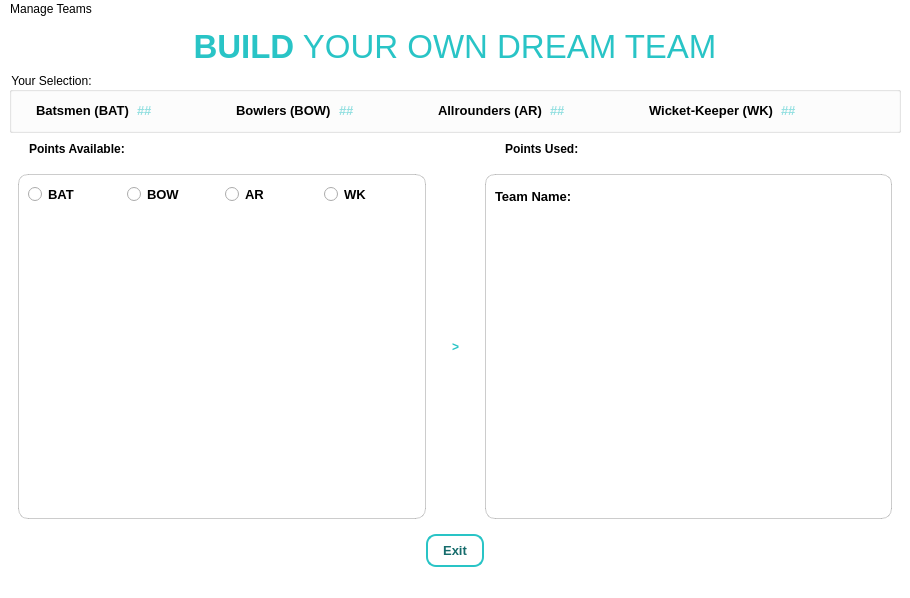
<?xml version="1.0" encoding="UTF-8"?>
<ui version="4.0">
 <class>MainWindow</class>
 <widget class="QMainWindow" name="MainWindow">
  <property name="geometry">
   <rect>
    <x>0</x>
    <y>0</y>
    <width>910</width>
    <height>598</height>
   </rect>
  </property>
  <property name="maximumSize">
   <size>
    <width>16777215</width>
    <height>16777215</height>
   </size>
  </property>
  <property name="font">
   <font>
    <family>Segoe UI</family>
   </font>
  </property>
  <property name="windowTitle">
   <string>Fantasy Cricket</string>
  </property>
  <property name="styleSheet">
   <string notr="true">QWidget {
background-color: white;
}

QMenu:Selected {
	background-color: rgb(52,73,94);
    border-top: none;
    border-left:none;
    border-bottom:none;
    border-left:3px solid  rgb(44,205,112);
}</string>
  </property>
  <widget class="QWidget" name="centralwidget">
   <property name="sizePolicy">
    <sizepolicy hsizetype="Preferred" vsizetype="Preferred">
     <horstretch>0</horstretch>
     <verstretch>0</verstretch>
    </sizepolicy>
   </property>
   <layout class="QGridLayout" name="gridLayout">
    <item row="3" column="0">
     <layout class="QHBoxLayout" name="horizontalLayout_15">
      <item>
       <spacer name="horizontalSpacer_6">
        <property name="orientation">
         <enum>Qt::Horizontal</enum>
        </property>
        <property name="sizeType">
         <enum>QSizePolicy::Fixed</enum>
        </property>
        <property name="sizeHint" stdset="0">
         <size>
          <width>20</width>
          <height>20</height>
         </size>
        </property>
       </spacer>
      </item>
      <item>
       <widget class="QLabel" name="lbl_pts_avl">
        <property name="font">
         <font>
          <family>Segoe UI</family>
          <pointsize>9</pointsize>
          <weight>75</weight>
          <bold>true</bold>
         </font>
        </property>
        <property name="text">
         <string>Points Available:</string>
        </property>
       </widget>
      </item>
      <item>
       <widget class="QLineEdit" name="ln_pts_avl">
        <property name="sizePolicy">
         <sizepolicy hsizetype="Expanding" vsizetype="Minimum">
          <horstretch>0</horstretch>
          <verstretch>0</verstretch>
         </sizepolicy>
        </property>
        <property name="font">
         <font>
          <family>Segoe UI</family>
          <pointsize>9</pointsize>
          <weight>75</weight>
          <bold>true</bold>
         </font>
        </property>
        <property name="styleSheet">
         <string notr="true">QLineEdit {
	Border-style: none;
	color:rgb(41, 196, 198);
}</string>
        </property>
        <property name="readOnly">
         <bool>true</bool>
        </property>
       </widget>
      </item>
      <item>
       <spacer name="horizontalSpacer_5">
        <property name="orientation">
         <enum>Qt::Horizontal</enum>
        </property>
        <property name="sizeType">
         <enum>QSizePolicy::Fixed</enum>
        </property>
        <property name="sizeHint" stdset="0">
         <size>
          <width>52</width>
          <height>20</height>
         </size>
        </property>
       </spacer>
      </item>
      <item>
       <widget class="QLabel" name="lbl_pts_used">
        <property name="font">
         <font>
          <family>Segoe UI</family>
          <pointsize>9</pointsize>
          <weight>75</weight>
          <bold>true</bold>
         </font>
        </property>
        <property name="text">
         <string>Points Used:</string>
        </property>
       </widget>
      </item>
      <item>
       <widget class="QLineEdit" name="ln_pts_used">
        <property name="sizePolicy">
         <sizepolicy hsizetype="Expanding" vsizetype="Minimum">
          <horstretch>0</horstretch>
          <verstretch>0</verstretch>
         </sizepolicy>
        </property>
        <property name="font">
         <font>
          <family>Segoe UI</family>
          <pointsize>9</pointsize>
          <weight>75</weight>
          <bold>true</bold>
         </font>
        </property>
        <property name="styleSheet">
         <string notr="true">QLineEdit {
	Border-style: none;
	color:rgb(41, 196, 198);
}</string>
        </property>
        <property name="readOnly">
         <bool>false</bool>
        </property>
       </widget>
      </item>
     </layout>
    </item>
    <item row="7" column="0">
     <layout class="QHBoxLayout" name="horizontalLayout_16">
      <item>
       <widget class="QPushButton" name="btn_exit">
        <property name="sizePolicy">
         <sizepolicy hsizetype="Fixed" vsizetype="Fixed">
          <horstretch>0</horstretch>
          <verstretch>0</verstretch>
         </sizepolicy>
        </property>
        <property name="font">
         <font>
          <family>Segoe UI</family>
          <pointsize>10</pointsize>
          <weight>75</weight>
          <bold>true</bold>
         </font>
        </property>
        <property name="styleSheet">
         <string notr="true">QPushButton{
	Color: rgb(22, 108, 108);
	padding: 7px;
	Border:2px solid rgb(41, 196, 198);
	border-radius:10px;
    width: 40%;
}

QPushButton:hover {
	background-color: rgb(46, 223, 223);
	color: rgb(255, 255, 255);
}
</string>
        </property>
        <property name="text">
         <string>Exit</string>
        </property>
       </widget>
      </item>
     </layout>
    </item>
    <item row="0" column="0">
     <widget class="QLabel" name="lbl_heading">
      <property name="sizePolicy">
       <sizepolicy hsizetype="Preferred" vsizetype="Maximum">
        <horstretch>0</horstretch>
        <verstretch>0</verstretch>
       </sizepolicy>
      </property>
      <property name="font">
       <font>
        <family>Segoe UI</family>
        <pointsize>25</pointsize>
       </font>
      </property>
      <property name="styleSheet">
       <string notr="true">QLabel {
	color: rgb(41, 196, 198);
}</string>
      </property>
      <property name="text">
       <string>&lt;strong&gt;BUILD&lt;/strong&gt; YOUR OWN DREAM TEAM</string>
      </property>
      <property name="alignment">
       <set>Qt::AlignCenter</set>
      </property>
     </widget>
    </item>
    <item row="1" column="0">
     <widget class="QGroupBox" name="horizontalGroupBox">
      <property name="sizePolicy">
       <sizepolicy hsizetype="Preferred" vsizetype="Fixed">
        <horstretch>0</horstretch>
        <verstretch>0</verstretch>
       </sizepolicy>
      </property>
      <property name="font">
       <font>
        <family>Segoe UI</family>
        <pointsize>9</pointsize>
       </font>
      </property>
      <property name="styleSheet">
       <string notr="true"/>
      </property>
      <property name="title">
       <string>Your Selection:</string>
      </property>
      <property name="alignment">
       <set>Qt::AlignLeading|Qt::AlignLeft|Qt::AlignVCenter</set>
      </property>
      <layout class="QHBoxLayout" name="horizontalLayout">
       <item>
        <spacer name="horizontalSpacer_3">
         <property name="orientation">
          <enum>Qt::Horizontal</enum>
         </property>
         <property name="sizeType">
          <enum>QSizePolicy::Fixed</enum>
         </property>
         <property name="sizeHint" stdset="0">
          <size>
           <width>15</width>
           <height>20</height>
          </size>
         </property>
        </spacer>
       </item>
       <item>
        <widget class="QLabel" name="lbl_bat">
         <property name="sizePolicy">
          <sizepolicy hsizetype="Preferred" vsizetype="Fixed">
           <horstretch>0</horstretch>
           <verstretch>0</verstretch>
          </sizepolicy>
         </property>
         <property name="font">
          <font>
           <family>Segoe UI</family>
           <pointsize>10</pointsize>
           <weight>75</weight>
           <bold>true</bold>
          </font>
         </property>
         <property name="styleSheet">
          <string notr="true">background-color: rgba(255, 255, 255, 0)</string>
         </property>
         <property name="text">
          <string>Batsmen (BAT)</string>
         </property>
        </widget>
       </item>
       <item>
        <widget class="QLineEdit" name="ln_bat">
         <property name="font">
          <font>
           <family>Segoe UI</family>
           <pointsize>10</pointsize>
           <weight>75</weight>
           <bold>true</bold>
          </font>
         </property>
         <property name="styleSheet">
          <string notr="true">QLineEdit {
	background-color: rgba(255, 255, 255, 0);
	color: rgb(41, 196, 198);
	border-style: none;
}</string>
         </property>
         <property name="readOnly">
          <bool>true</bool>
         </property>
         <property name="placeholderText">
          <string>##</string>
         </property>
        </widget>
       </item>
       <item>
        <widget class="QLabel" name="lbl_bwl">
         <property name="sizePolicy">
          <sizepolicy hsizetype="Preferred" vsizetype="Fixed">
           <horstretch>0</horstretch>
           <verstretch>0</verstretch>
          </sizepolicy>
         </property>
         <property name="font">
          <font>
           <family>Segoe UI</family>
           <pointsize>10</pointsize>
           <weight>75</weight>
           <bold>true</bold>
          </font>
         </property>
         <property name="styleSheet">
          <string notr="true">background-color: rgba(255, 255, 255, 0)</string>
         </property>
         <property name="text">
          <string>Bowlers (BOW)</string>
         </property>
        </widget>
       </item>
       <item>
        <widget class="QLineEdit" name="ln_bwl">
         <property name="font">
          <font>
           <family>Segoe UI</family>
           <pointsize>10</pointsize>
           <weight>75</weight>
           <bold>true</bold>
          </font>
         </property>
         <property name="styleSheet">
          <string notr="true">QLineEdit {
background-color: rgba(255, 255, 255, 0);
	color: rgb(41, 196, 198);
	border-style: none;
}</string>
         </property>
         <property name="readOnly">
          <bool>true</bool>
         </property>
         <property name="placeholderText">
          <string>##</string>
         </property>
        </widget>
       </item>
       <item>
        <widget class="QLabel" name="lbl_ar">
         <property name="sizePolicy">
          <sizepolicy hsizetype="Preferred" vsizetype="Fixed">
           <horstretch>0</horstretch>
           <verstretch>0</verstretch>
          </sizepolicy>
         </property>
         <property name="font">
          <font>
           <family>Segoe UI</family>
           <pointsize>10</pointsize>
           <weight>75</weight>
           <bold>true</bold>
          </font>
         </property>
         <property name="styleSheet">
          <string notr="true">background-color: rgba(255, 255, 255, 0)</string>
         </property>
         <property name="text">
          <string>Allrounders (AR)</string>
         </property>
        </widget>
       </item>
       <item>
        <widget class="QLineEdit" name="ln_ar">
         <property name="font">
          <font>
           <family>Segoe UI</family>
           <pointsize>10</pointsize>
           <weight>75</weight>
           <bold>true</bold>
          </font>
         </property>
         <property name="styleSheet">
          <string notr="true">QLineEdit {
	background-color: rgba(255, 255, 255, 0);
	color: rgb(41, 196, 198);
	border-style: none;
}</string>
         </property>
         <property name="readOnly">
          <bool>true</bool>
         </property>
         <property name="placeholderText">
          <string>##</string>
         </property>
        </widget>
       </item>
       <item>
        <widget class="QLabel" name="l4">
         <property name="sizePolicy">
          <sizepolicy hsizetype="Minimum" vsizetype="Fixed">
           <horstretch>0</horstretch>
           <verstretch>0</verstretch>
          </sizepolicy>
         </property>
         <property name="font">
          <font>
           <family>Segoe UI</family>
           <pointsize>10</pointsize>
           <weight>75</weight>
           <bold>true</bold>
          </font>
         </property>
         <property name="styleSheet">
          <string notr="true">background-color: rgba(255, 255, 255, 0)</string>
         </property>
         <property name="text">
          <string>Wicket-Keeper (WK)</string>
         </property>
        </widget>
       </item>
       <item>
        <widget class="QLineEdit" name="ln_wk">
         <property name="font">
          <font>
           <family>Segoe UI</family>
           <pointsize>10</pointsize>
           <weight>75</weight>
           <bold>true</bold>
          </font>
         </property>
         <property name="styleSheet">
          <string notr="true">QLineEdit {
background-color: rgba(255, 255, 255, 0);
	color: rgb(41, 196, 198);
	border-style: none;
}</string>
         </property>
         <property name="readOnly">
          <bool>true</bool>
         </property>
         <property name="placeholderText">
          <string>##</string>
         </property>
        </widget>
       </item>
       <item>
        <spacer name="horizontalSpacer_4">
         <property name="orientation">
          <enum>Qt::Horizontal</enum>
         </property>
         <property name="sizeType">
          <enum>QSizePolicy::Fixed</enum>
         </property>
         <property name="sizeHint" stdset="0">
          <size>
           <width>15</width>
           <height>20</height>
          </size>
         </property>
        </spacer>
       </item>
      </layout>
     </widget>
    </item>
    <item row="4" column="0">
     <widget class="QWidget" name="horizontalWidget_2" native="true">
      <property name="sizePolicy">
       <sizepolicy hsizetype="Preferred" vsizetype="Preferred">
        <horstretch>0</horstretch>
        <verstretch>0</verstretch>
       </sizepolicy>
      </property>
      <layout class="QHBoxLayout" name="horizontalLayout_2">
       <item>
        <widget class="QFrame" name="frame_left">
         <property name="styleSheet">
          <string notr="true">QFrame {
	border: 1px solid rgba(70, 70, 70, 70);
	border-radius: 10px;
}</string>
         </property>
         <property name="frameShape">
          <enum>QFrame::StyledPanel</enum>
         </property>
         <property name="frameShadow">
          <enum>QFrame::Raised</enum>
         </property>
         <layout class="QVBoxLayout" name="verticalLayout">
          <item>
           <layout class="QHBoxLayout" name="horizontalLayout_3">
            <item>
             <widget class="QRadioButton" name="rb_bat">
              <property name="font">
               <font>
                <family>Segoe UI</family>
                <pointsize>10</pointsize>
                <weight>75</weight>
                <bold>true</bold>
               </font>
              </property>
              <property name="styleSheet">
               <string notr="true"/>
              </property>
              <property name="text">
               <string>BAT</string>
              </property>
             </widget>
            </item>
            <item>
             <widget class="QRadioButton" name="rb_bow">
              <property name="font">
               <font>
                <family>Segoe UI</family>
                <pointsize>10</pointsize>
                <weight>75</weight>
                <bold>true</bold>
               </font>
              </property>
              <property name="text">
               <string>BOW</string>
              </property>
             </widget>
            </item>
            <item>
             <widget class="QRadioButton" name="rb_ar">
              <property name="font">
               <font>
                <family>Segoe UI</family>
                <pointsize>10</pointsize>
                <weight>75</weight>
                <bold>true</bold>
               </font>
              </property>
              <property name="text">
               <string>AR</string>
              </property>
             </widget>
            </item>
            <item>
             <widget class="QRadioButton" name="rb_wk">
              <property name="font">
               <font>
                <family>Segoe UI</family>
                <pointsize>10</pointsize>
                <weight>75</weight>
                <bold>true</bold>
               </font>
              </property>
              <property name="text">
               <string>WK</string>
              </property>
             </widget>
            </item>
           </layout>
          </item>
          <item>
           <widget class="QListWidget" name="lst_select">
            <property name="sizePolicy">
             <sizepolicy hsizetype="Minimum" vsizetype="Expanding">
              <horstretch>0</horstretch>
              <verstretch>0</verstretch>
             </sizepolicy>
            </property>
            <property name="font">
             <font>
              <pointsize>12</pointsize>
              <weight>50</weight>
              <italic>false</italic>
              <bold>false</bold>
             </font>
            </property>
            <property name="styleSheet">
             <string notr="true">QListWidget {
	border-style: none;
}
</string>
            </property>
           </widget>
          </item>
         </layout>
        </widget>
       </item>
       <item>
        <spacer name="horizontalSpacer">
         <property name="orientation">
          <enum>Qt::Horizontal</enum>
         </property>
         <property name="sizeType">
          <enum>QSizePolicy::Fixed</enum>
         </property>
         <property name="sizeHint" stdset="0">
          <size>
           <width>20</width>
           <height>20</height>
          </size>
         </property>
        </spacer>
       </item>
       <item>
        <widget class="QLabel" name="lbl_arrow">
         <property name="sizePolicy">
          <sizepolicy hsizetype="Fixed" vsizetype="Preferred">
           <horstretch>0</horstretch>
           <verstretch>0</verstretch>
          </sizepolicy>
         </property>
         <property name="font">
          <font>
           <pointsize>9</pointsize>
           <weight>75</weight>
           <bold>true</bold>
          </font>
         </property>
         <property name="styleSheet">
          <string notr="true">color: rgb(41, 196, 198)</string>
         </property>
         <property name="text">
          <string>&gt;</string>
         </property>
         <property name="alignment">
          <set>Qt::AlignCenter</set>
         </property>
        </widget>
       </item>
       <item>
        <spacer name="horizontalSpacer_2">
         <property name="orientation">
          <enum>Qt::Horizontal</enum>
         </property>
         <property name="sizeType">
          <enum>QSizePolicy::Fixed</enum>
         </property>
         <property name="sizeHint" stdset="0">
          <size>
           <width>20</width>
           <height>20</height>
          </size>
         </property>
        </spacer>
       </item>
       <item>
        <widget class="QFrame" name="frame_2">
         <property name="sizePolicy">
          <sizepolicy hsizetype="Preferred" vsizetype="Preferred">
           <horstretch>0</horstretch>
           <verstretch>0</verstretch>
          </sizepolicy>
         </property>
         <property name="styleSheet">
          <string notr="true">QFrame {
	border: 1px solid rgba(70, 70, 70, 70);
	border-radius: 10px;
}</string>
         </property>
         <property name="frameShape">
          <enum>QFrame::StyledPanel</enum>
         </property>
         <property name="frameShadow">
          <enum>QFrame::Raised</enum>
         </property>
         <layout class="QVBoxLayout" name="verticalLayout_3">
          <item>
           <layout class="QHBoxLayout" name="horizontalLayout_14" stretch="0,0">
            <property name="spacing">
             <number>0</number>
            </property>
            <property name="sizeConstraint">
             <enum>QLayout::SetDefaultConstraint</enum>
            </property>
            <property name="topMargin">
             <number>4</number>
            </property>
            <property name="bottomMargin">
             <number>5</number>
            </property>
            <item>
             <widget class="QLabel" name="lbl_team_name">
              <property name="sizePolicy">
               <sizepolicy hsizetype="Fixed" vsizetype="Ignored">
                <horstretch>0</horstretch>
                <verstretch>0</verstretch>
               </sizepolicy>
              </property>
              <property name="sizeIncrement">
               <size>
                <width>0</width>
                <height>0</height>
               </size>
              </property>
              <property name="font">
               <font>
                <family>Segoe UI</family>
                <pointsize>10</pointsize>
                <weight>75</weight>
                <bold>true</bold>
               </font>
              </property>
              <property name="styleSheet">
               <string notr="true">QLabel {
	border-style: none;
}</string>
              </property>
              <property name="text">
               <string>Team Name:</string>
              </property>
             </widget>
            </item>
            <item>
             <widget class="QLineEdit" name="ln_team_name">
              <property name="sizePolicy">
               <sizepolicy hsizetype="Preferred" vsizetype="Minimum">
                <horstretch>0</horstretch>
                <verstretch>0</verstretch>
               </sizepolicy>
              </property>
              <property name="font">
               <font>
                <family>Segoe UI</family>
                <pointsize>10</pointsize>
                <weight>75</weight>
                <bold>true</bold>
               </font>
              </property>
              <property name="styleSheet">
               <string notr="true">QLineEdit {
	Border-style: none;
	color:rgb(41, 196, 198);
}</string>
              </property>
              <property name="readOnly">
               <bool>true</bool>
              </property>
             </widget>
            </item>
           </layout>
          </item>
          <item>
           <widget class="QListWidget" name="lst_selected">
            <property name="sizePolicy">
             <sizepolicy hsizetype="Minimum" vsizetype="Expanding">
              <horstretch>0</horstretch>
              <verstretch>0</verstretch>
             </sizepolicy>
            </property>
            <property name="font">
             <font>
              <pointsize>12</pointsize>
              <weight>50</weight>
              <italic>false</italic>
              <bold>false</bold>
             </font>
            </property>
            <property name="styleSheet">
             <string notr="true">QListWidget {
	border-style: none;

}</string>
            </property>
           </widget>
          </item>
         </layout>
        </widget>
       </item>
      </layout>
     </widget>
    </item>
   </layout>
  </widget>
  <widget class="QMenuBar" name="menubar">
   <property name="geometry">
    <rect>
     <x>0</x>
     <y>0</y>
     <width>910</width>
     <height>21</height>
    </rect>
   </property>
   <widget class="QMenu" name="menuFile">
    <property name="title">
     <string>Manage Teams</string>
    </property>
    <addaction name="actionNEW_Team"/>
    <addaction name="actionOPEN_Team"/>
    <addaction name="actionSAVE_Team"/>
    <addaction name="actionEVALUATE_Team"/>
   </widget>
   <addaction name="menuFile"/>
  </widget>
  <widget class="QStatusBar" name="statusbar"/>
  <action name="actionManage_Teams">
   <property name="text">
    <string>Manage Teams</string>
   </property>
  </action>
  <action name="actionNEW_Team">
   <property name="text">
    <string>NEW Team</string>
   </property>
   <property name="font">
    <font>
     <family>Segoe UI</family>
    </font>
   </property>
   <property name="shortcut">
    <string>Ctrl+N</string>
   </property>
  </action>
  <action name="actionOPEN_Team">
   <property name="text">
    <string>OPEN Team</string>
   </property>
   <property name="font">
    <font>
     <family>Segoe UI</family>
    </font>
   </property>
   <property name="shortcut">
    <string>Ctrl+O</string>
   </property>
  </action>
  <action name="actionSAVE_Team">
   <property name="text">
    <string>SAVE Team</string>
   </property>
   <property name="font">
    <font>
     <family>Segoe UI</family>
    </font>
   </property>
   <property name="shortcut">
    <string>Ctrl+S</string>
   </property>
  </action>
  <action name="actionEVALUATE_Team">
   <property name="text">
    <string>EVALUATE Team</string>
   </property>
   <property name="font">
    <font>
     <family>Segoe UI</family>
    </font>
   </property>
   <property name="shortcut">
    <string>Ctrl+E</string>
   </property>
  </action>
 </widget>
 <resources/>
 <connections/>
</ui>
